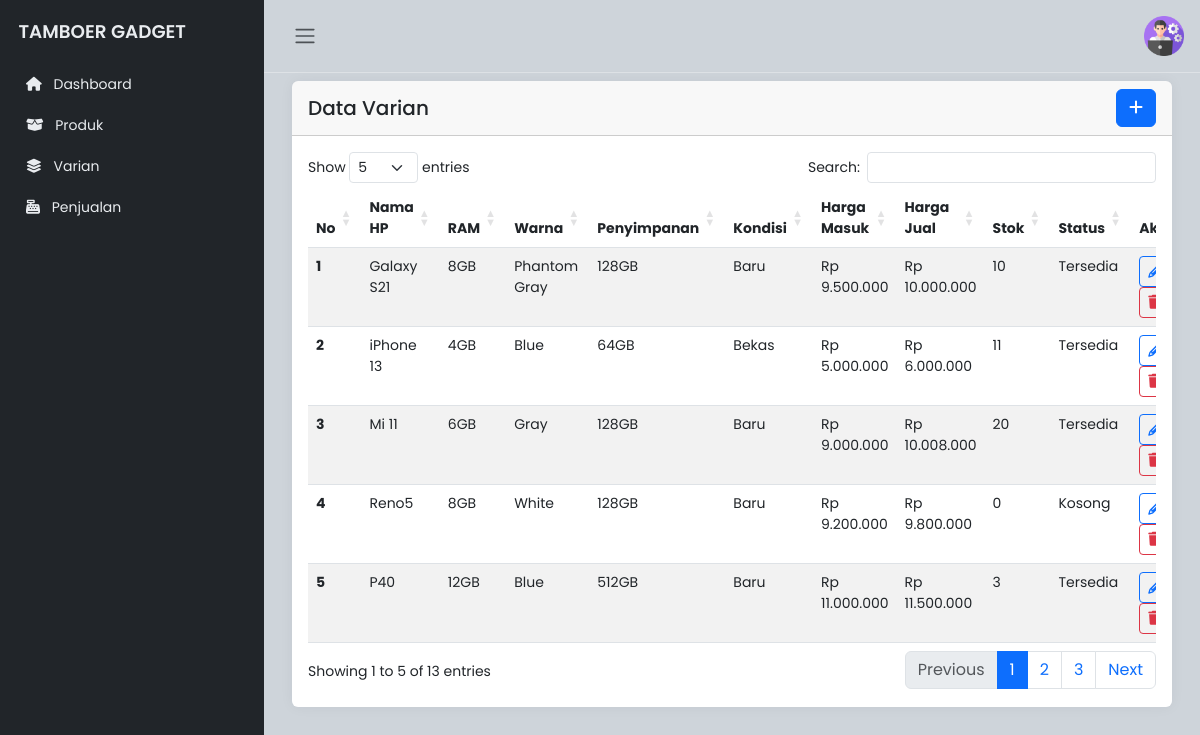
Page /pegawai/varian.php on the committed database.
### tables this page shows
CREATE TABLE `varian` (
  `id_varian` int(11) NOT NULL,
  `id_produk` int(11) DEFAULT NULL,
  `ram` varchar(10) DEFAULT NULL,
  `warna` varchar(50) DEFAULT NULL,
  `penyimpanan` varchar(10) DEFAULT NULL,
  `kondisi` enum('Baru','Bekas') NOT NULL DEFAULT 'Baru',
  `harga_masuk` decimal(15,2) NOT NULL,
  `harga_jual` decimal(15,2) NOT NULL,
  `stok` int(11) NOT NULL,
  `status` enum('Tersedia','Kosong') DEFAULT 'Tersedia'
);

CREATE TABLE `produk` (
  `id_produk` int(11) NOT NULL,
  `tanggal` date NOT NULL,
  `nama_hp` varchar(20) NOT NULL,
  `merek` varchar(15) NOT NULL,
  `model` varchar(15) NOT NULL
);

### pegawai/varian.php (the view, shortened to what this page needs)
<!DOCTYPE html>
<html lang="en">
<head>
    <link rel="stylesheet" href="https://cdn.jsdelivr.net/npm/bootstrap@5.3.0-alpha2/dist/css/bootstrap.min.css">
    <link rel="stylesheet" href="https://cdnjs.cloudflare.com/ajax/libs/font-awesome/6.1.1/css/all.min.css">
    <link rel="stylesheet" href="https://cdn.datatables.net/1.11.3/css/dataTables.bootstrap5.min.css">
    <link rel="stylesheet" href="../css/style.css">
</head>
<body>
    <div class="wrapper">
        <?php include 'sidebar.php'; ?>
        <div class="main">
            <?php include 'navbar.php'; ?>
            <main class="content px-3 py-2">
                <div class="container-fluid">
                    <div class="card border-0">
                        <div class="card-header d-flex justify-content-between align-items-center">
                            <h5 class="card-title mb-0">Data Varian</h5>
                            <a href="tambah_varian.php" class="btn btn-primary">
                                <i class="fas fa-plus"></i>
                            </a>
                        </div>
                        <div class="card-body">
                            <div class="table-responsive">
                                <table id="example" class="table table-striped">
                                    <thead>
                                        <tr>
                                            <th scope="col">No</th>
                                            <th scope="col">Nama HP</th>
                                            <th scope="col">RAM</th>
                                            <th scope="col">Warna</th>
                                            <th scope="col">Penyimpanan</th>
                                            <th scope="col">Kondisi</th>
                                            <th scope="col">Harga Masuk</th>
                                            <th scope="col">Harga Jual</th>
                                            <th scope="col">Stok</th>
                                            <th scope="col">Status</th>
                                            <th scope="col">Aksi</th>
                                        </tr>
                                    </thead>
                                    <tbody>
                                        <?php
                                        include 'koneksi.php';
                                        $sql = "SELECT * FROM varian INNER JOIN produk ON varian.id_produk = produk.id_produk";
                                        $result = $conn->query($sql);
                                        if ($result->num_rows > 0) {
                                            $no = 1;
                                            while ($row = $result->fetch_assoc()) {
                                                $status = $row['stok'] > 0 ? 'Tersedia' : 'Kosong';
                                                echo "<tr>
                                                <th scope='row'>" . $no++ . "</th>
                                            <td>" . $row['nama_hp'] . "</td>
<td>" . $row['ram'] . "</td>
<td>" . $row['warna'] . "</td>
<td>" . $row['penyimpanan'] . "</td>
<td>" . ucfirst($row['kondisi']) . "</td>
<td>Rp " . number_format($row['harga_masuk'], 0, ',', '.') . "</td>
<td>Rp " . number_format($row['harga_jual'], 0, ',', '.') . "</td>
<td>" . $row['stok'] . "</td>
<td>" . $status . "</td>
<td>
<a href='edit_varian.php?id=" . $row['id_varian'] . "' class='btn btn-outline-primary btn-sm'>
<i class='fas fa-pencil-alt'></i>
</a>
<button class='btn btn-outline-danger btn-sm' onclick='confirmDelete(" . $row['id_varian'] . ")'>
<i class='fas fa-trash'></i>
</button>
</td>
</tr>";
                                            }
                                        } else {
                                            echo "<tr><td colspan='11' class='text-center'>No data available</td></tr>";
                                        }
                                        ?>
                                    </tbody>
                                </table>
                            </div>
                        </div>
                    </div>
                </div>
            </main>
        </div>
    </div>
</body>
</html>

### css/style.css (style rules this page uses)
body { font-family: "Poppins", sans-serif; font-size: 0.875rem; opacity: 1; overflow-y: scroll; margin: 0; }
a { cursor: pointer; text-decoration: none; font-family: "Poppins", sans-serif; }
.wrapper { align-items: stretch; display: flex; width: 100%; }
.main { display: flex; flex-direction: column; min-height: 100vh; min-width: 0; overflow: hidden; transition: all 0.35s ease-in-out; width: 100%; background: var(--bs-dark-bg-subtle); }
.content { flex: 1; max-width: 100vw; width: 100vw; }
@media (min-width: 768px) { .content { max-width: auto; width: auto; } }
.card { box-shadow: 0 0 0.875rem 0 rgba(34, 46, 60, 0.05); margin-bottom: 24px; }

### pegawai/varian.php (style rules this page uses)
@media (min-width: 769px) { table.dataTable tbody td { font-size: 14px; } }
@media (min-width: 769px) { table.dataTable thead th { font-size: 14px; } }

### rows in the picture
varian: id_produk.nama_hp "Galaxy S21", ram "8GB", warna "Phantom Gray", penyimpanan "128GB", kondisi "Baru", harga_masuk "9.500.000", harga_jual "10.000.000", stok "10", stok "Tersedia"
varian: id_produk.nama_hp "iPhone 13", ram "4GB", warna "Blue", penyimpanan "64GB", kondisi "Bekas", harga_masuk "5.000.000", harga_jual "6.000.000", stok "11", stok "Tersedia"
varian: id_produk.nama_hp "Mi 11", ram "6GB", warna "Gray", penyimpanan "128GB", kondisi "Baru", harga_masuk "9.000.000", harga_jual "10.008.000", stok "20", stok "Tersedia"
varian: id_produk.nama_hp "Reno5", ram "8GB", warna "White", penyimpanan "128GB", kondisi "Baru", harga_masuk "9.200.000", harga_jual "9.800.000", stok "0", stok "Kosong"
varian: id_produk.nama_hp "P40", ram "12GB", warna "Blue", penyimpanan "512GB", kondisi "Baru", harga_masuk "11.000.000", harga_jual "11.500.000", stok "3", stok "Tersedia"
